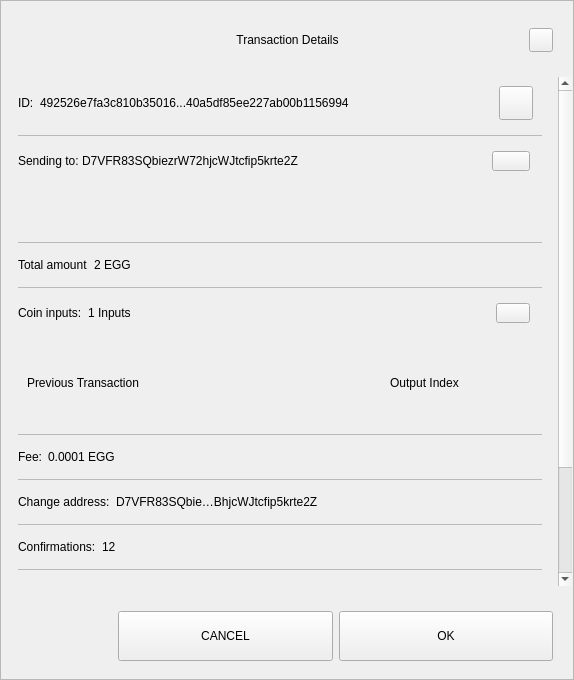
<?xml version="1.0" encoding="UTF-8"?>
<ui version="4.0">
 <class>TxDetailDialog</class>
 <widget class="QWidget" name="TxDetailDialog">
  <property name="geometry">
   <rect>
    <x>0</x>
    <y>0</y>
    <width>574</width>
    <height>680</height>
   </rect>
  </property>
  <property name="sizePolicy">
   <sizepolicy hsizetype="Preferred" vsizetype="Expanding">
    <horstretch>0</horstretch>
    <verstretch>0</verstretch>
   </sizepolicy>
  </property>
  <property name="minimumSize">
   <size>
    <width>574</width>
    <height>500</height>
   </size>
  </property>
  <property name="windowTitle">
   <string>Form</string>
  </property>
  <property name="styleSheet">
   <string notr="true"/>
  </property>
  <layout class="QVBoxLayout" name="verticalLayout_3">
   <property name="spacing">
    <number>0</number>
   </property>
   <property name="leftMargin">
    <number>0</number>
   </property>
   <property name="topMargin">
    <number>0</number>
   </property>
   <property name="rightMargin">
    <number>0</number>
   </property>
   <property name="bottomMargin">
    <number>0</number>
   </property>
   <item>
    <widget class="QFrame" name="frame">
     <property name="sizePolicy">
      <sizepolicy hsizetype="Preferred" vsizetype="Expanding">
       <horstretch>0</horstretch>
       <verstretch>0</verstretch>
      </sizepolicy>
     </property>
     <property name="styleSheet">
      <string notr="true"/>
     </property>
     <property name="frameShape">
      <enum>QFrame::StyledPanel</enum>
     </property>
     <property name="frameShadow">
      <enum>QFrame::Raised</enum>
     </property>
     <layout class="QVBoxLayout" name="verticalLayout">
      <property name="leftMargin">
       <number>0</number>
      </property>
      <property name="rightMargin">
       <number>0</number>
      </property>
      <item>
       <layout class="QHBoxLayout" name="horizontalLayout_3">
        <property name="spacing">
         <number>0</number>
        </property>
        <property name="leftMargin">
         <number>20</number>
        </property>
        <property name="topMargin">
         <number>10</number>
        </property>
        <property name="rightMargin">
         <number>20</number>
        </property>
        <item>
         <spacer name="horizontalSpacer_1">
          <property name="orientation">
           <enum>Qt::Horizontal</enum>
          </property>
          <property name="sizeHint" stdset="0">
           <size>
            <width>40</width>
            <height>20</height>
           </size>
          </property>
         </spacer>
        </item>
        <item>
         <widget class="QLabel" name="labelTitle">
          <property name="minimumSize">
           <size>
            <width>0</width>
            <height>40</height>
           </size>
          </property>
          <property name="maximumSize">
           <size>
            <width>16777215</width>
            <height>40</height>
           </size>
          </property>
          <property name="styleSheet">
           <string notr="true">padding-left:24px;</string>
          </property>
          <property name="text">
           <string>Transaction Details</string>
          </property>
          <property name="alignment">
           <set>Qt::AlignCenter</set>
          </property>
          <property name="margin">
           <number>7</number>
          </property>
         </widget>
        </item>
        <item>
         <spacer name="horizontalSpacer_2">
          <property name="orientation">
           <enum>Qt::Horizontal</enum>
          </property>
          <property name="sizeHint" stdset="0">
           <size>
            <width>40</width>
            <height>20</height>
           </size>
          </property>
         </spacer>
        </item>
        <item>
         <widget class="QPushButton" name="btnEsc">
          <property name="minimumSize">
           <size>
            <width>24</width>
            <height>24</height>
           </size>
          </property>
          <property name="maximumSize">
           <size>
            <width>24</width>
            <height>24</height>
           </size>
          </property>
          <property name="focusPolicy">
           <enum>Qt::NoFocus</enum>
          </property>
          <property name="text">
           <string/>
          </property>
         </widget>
        </item>
       </layout>
      </item>
      <item>
       <spacer name="verticalSpacer">
        <property name="orientation">
         <enum>Qt::Vertical</enum>
        </property>
        <property name="sizeType">
         <enum>QSizePolicy::Fixed</enum>
        </property>
        <property name="sizeHint" stdset="0">
         <size>
          <width>20</width>
          <height>10</height>
         </size>
        </property>
       </spacer>
      </item>
      <item>
       <widget class="QWidget" name="layoutScroll" native="true">
        <property name="minimumSize">
         <size>
          <width>0</width>
          <height>0</height>
         </size>
        </property>
        <layout class="QVBoxLayout" name="verticalLayout_4">
         <property name="leftMargin">
          <number>0</number>
         </property>
         <property name="topMargin">
          <number>0</number>
         </property>
         <property name="rightMargin">
          <number>0</number>
         </property>
         <item>
          <widget class="QScrollArea" name="scrollArea">
           <property name="styleSheet">
            <string notr="true">#scrollArea {
background:transparent;
}</string>
           </property>
           <property name="horizontalScrollBarPolicy">
            <enum>Qt::ScrollBarAlwaysOff</enum>
           </property>
           <property name="sizeAdjustPolicy">
            <enum>QAbstractScrollArea::AdjustIgnored</enum>
           </property>
           <property name="widgetResizable">
            <bool>true</bool>
           </property>
           <property name="alignment">
            <set>Qt::AlignLeading|Qt::AlignLeft|Qt::AlignTop</set>
           </property>
           <widget class="QWidget" name="scrollAreaWidgetContents">
            <property name="geometry">
             <rect>
              <x>0</x>
              <y>0</y>
              <width>556</width>
              <height>672</height>
             </rect>
            </property>
            <property name="autoFillBackground">
             <bool>false</bool>
            </property>
            <property name="styleSheet">
             <string notr="true">#scrollAreaWidgetContents {
background:transparent;
}</string>
            </property>
            <layout class="QVBoxLayout" name="verticalLayout_7">
             <property name="spacing">
              <number>0</number>
             </property>
             <property name="sizeConstraint">
              <enum>QLayout::SetDefaultConstraint</enum>
             </property>
             <property name="leftMargin">
              <number>0</number>
             </property>
             <property name="topMargin">
              <number>0</number>
             </property>
             <property name="rightMargin">
              <number>0</number>
             </property>
             <property name="bottomMargin">
              <number>0</number>
             </property>
             <item>
              <widget class="QWidget" name="content" native="true">
               <layout class="QVBoxLayout" name="verticalLayout_2">
                <property name="leftMargin">
                 <number>16</number>
                </property>
                <property name="topMargin">
                 <number>0</number>
                </property>
                <property name="rightMargin">
                 <number>16</number>
                </property>
                <item>
                 <widget class="QWidget" name="contentID" native="true">
                  <layout class="QHBoxLayout" name="horizontalLayout_12" stretch="0,1,0">
                   <property name="leftMargin">
                    <number>0</number>
                   </property>
                   <item>
                    <widget class="QLabel" name="labelId">
                     <property name="maximumSize">
                      <size>
                       <width>16777215</width>
                       <height>16777215</height>
                      </size>
                     </property>
                     <property name="text">
                      <string>ID:</string>
                     </property>
                    </widget>
                   </item>
                   <item>
                    <widget class="QLabel" name="textId">
                     <property name="text">
                      <string>492526e7fa3c810b35016...40a5df85ee227ab00b1156994</string>
                     </property>
                    </widget>
                   </item>
                   <item>
                    <widget class="QPushButton" name="pushCopy">
                     <property name="minimumSize">
                      <size>
                       <width>34</width>
                       <height>34</height>
                      </size>
                     </property>
                     <property name="maximumSize">
                      <size>
                       <width>34</width>
                       <height>34</height>
                      </size>
                     </property>
                     <property name="focusPolicy">
                      <enum>Qt::NoFocus</enum>
                     </property>
                     <property name="text">
                      <string/>
                     </property>
                     <property name="iconSize">
                      <size>
                       <width>24</width>
                       <height>24</height>
                      </size>
                     </property>
                    </widget>
                   </item>
                  </layout>
                 </widget>
                </item>
                <item>
                 <widget class="QLabel" name="labelDivider9">
                  <property name="maximumSize">
                   <size>
                    <width>16777215</width>
                    <height>1</height>
                   </size>
                  </property>
                  <property name="styleSheet">
                   <string notr="true">background-color:#bababa;</string>
                  </property>
                  <property name="text">
                   <string/>
                  </property>
                 </widget>
                </item>
                <item>
                 <widget class="QWidget" name="contentOutputs" native="true">
                  <layout class="QHBoxLayout" name="horizontalLayout_11" stretch="0,3,0">
                   <property name="spacing">
                    <number>0</number>
                   </property>
                   <property name="leftMargin">
                    <number>0</number>
                   </property>
                   <property name="rightMargin">
                    <number>12</number>
                   </property>
                   <item>
                    <widget class="QLabel" name="labelSend">
                     <property name="maximumSize">
                      <size>
                       <width>16777215</width>
                       <height>16777215</height>
                      </size>
                     </property>
                     <property name="text">
                      <string>Sending to: </string>
                     </property>
                    </widget>
                   </item>
                   <item>
                    <widget class="QLabel" name="textSend">
                     <property name="text">
                      <string>D7VFR83SQbiezrW72hjcWJtcfip5krte2Z </string>
                     </property>
                    </widget>
                   </item>
                   <item>
                    <widget class="QPushButton" name="pushOutputs">
                     <property name="minimumSize">
                      <size>
                       <width>34</width>
                       <height>20</height>
                      </size>
                     </property>
                     <property name="maximumSize">
                      <size>
                       <width>38</width>
                       <height>20</height>
                      </size>
                     </property>
                     <property name="focusPolicy">
                      <enum>Qt::NoFocus</enum>
                     </property>
                     <property name="styleSheet">
                      <string notr="true"/>
                     </property>
                     <property name="text">
                      <string/>
                     </property>
                    </widget>
                   </item>
                  </layout>
                 </widget>
                </item>
                <item>
                 <widget class="QScrollArea" name="outputsScrollArea">
                  <property name="minimumSize">
                   <size>
                    <width>0</width>
                    <height>50</height>
                   </size>
                  </property>
                  <property name="styleSheet">
                   <string notr="true">#outputsScrollArea {
background:transparent;
}</string>
                  </property>
                  <property name="widgetResizable">
                   <bool>true</bool>
                  </property>
                  <widget class="QWidget" name="container_outputs_base">
                   <property name="geometry">
                    <rect>
                     <x>0</x>
                     <y>0</y>
                     <width>522</width>
                     <height>48</height>
                    </rect>
                   </property>
                   <property name="styleSheet">
                    <string notr="true">#container_outputs_base {
background:transparent;
}</string>
                   </property>
                  </widget>
                 </widget>
                </item>
                <item>
                 <widget class="QLabel" name="labelDivider8">
                  <property name="maximumSize">
                   <size>
                    <width>16777215</width>
                    <height>1</height>
                   </size>
                  </property>
                  <property name="styleSheet">
                   <string notr="true">background-color:#bababa;</string>
                  </property>
                  <property name="text">
                   <string/>
                  </property>
                 </widget>
                </item>
                <item>
                 <widget class="QWidget" name="contentAmount" native="true">
                  <layout class="QHBoxLayout" name="horizontalLayout_4" stretch="0,1">
                   <property name="leftMargin">
                    <number>0</number>
                   </property>
                   <item>
                    <widget class="QLabel" name="labelAmount">
                     <property name="maximumSize">
                      <size>
                       <width>16777215</width>
                       <height>16777215</height>
                      </size>
                     </property>
                     <property name="text">
                      <string>Total amount</string>
                     </property>
                    </widget>
                   </item>
                   <item>
                    <widget class="QLabel" name="textAmount">
                     <property name="text">
                      <string>2 EGG</string>
                     </property>
                    </widget>
                   </item>
                  </layout>
                 </widget>
                </item>
                <item>
                 <widget class="QLabel" name="labelDivider6">
                  <property name="maximumSize">
                   <size>
                    <width>16777215</width>
                    <height>1</height>
                   </size>
                  </property>
                  <property name="styleSheet">
                   <string notr="true">background-color:#bababa;</string>
                  </property>
                  <property name="text">
                   <string/>
                  </property>
                 </widget>
                </item>
                <item>
                 <widget class="QWidget" name="contentInputs" native="true">
                  <layout class="QHBoxLayout" name="horizontalLayout" stretch="0,2,0">
                   <property name="leftMargin">
                    <number>0</number>
                   </property>
                   <property name="rightMargin">
                    <number>12</number>
                   </property>
                   <item>
                    <widget class="QLabel" name="labelInputs">
                     <property name="sizePolicy">
                      <sizepolicy hsizetype="Minimum" vsizetype="Preferred">
                       <horstretch>0</horstretch>
                       <verstretch>0</verstretch>
                      </sizepolicy>
                     </property>
                     <property name="maximumSize">
                      <size>
                       <width>16777215</width>
                       <height>16777215</height>
                      </size>
                     </property>
                     <property name="text">
                      <string>Coin inputs:</string>
                     </property>
                    </widget>
                   </item>
                   <item>
                    <widget class="QLabel" name="textInputs">
                     <property name="text">
                      <string>1 Inputs</string>
                     </property>
                    </widget>
                   </item>
                   <item>
                    <widget class="QPushButton" name="pushInputs">
                     <property name="maximumSize">
                      <size>
                       <width>34</width>
                       <height>20</height>
                      </size>
                     </property>
                     <property name="focusPolicy">
                      <enum>Qt::NoFocus</enum>
                     </property>
                     <property name="styleSheet">
                      <string notr="true"/>
                     </property>
                     <property name="text">
                      <string/>
                     </property>
                    </widget>
                   </item>
                  </layout>
                 </widget>
                </item>
                <item>
                 <widget class="QFrame" name="gridInputs">
                  <property name="sizePolicy">
                   <sizepolicy hsizetype="Preferred" vsizetype="MinimumExpanding">
                    <horstretch>0</horstretch>
                    <verstretch>0</verstretch>
                   </sizepolicy>
                  </property>
                  <property name="minimumSize">
                   <size>
                    <width>0</width>
                    <height>90</height>
                   </size>
                  </property>
                  <layout class="QGridLayout" name="gridLayoutInput" columnstretch="5,2" rowminimumheight="0">
                   <property name="sizeConstraint">
                    <enum>QLayout::SetMaximumSize</enum>
                   </property>
                   <property name="verticalSpacing">
                    <number>0</number>
                   </property>
                   <item row="0" column="0" alignment="Qt::AlignLeft">
                    <widget class="QLabel" name="labelTitlePrevTx">
                     <property name="text">
                      <string>Previous Transaction</string>
                     </property>
                    </widget>
                   </item>
                   <item row="0" column="1" alignment="Qt::AlignLeft">
                    <widget class="QLabel" name="labelOutputIndex">
                     <property name="text">
                      <string>Output Index</string>
                     </property>
                     <property name="alignment">
                      <set>Qt::AlignCenter</set>
                     </property>
                    </widget>
                   </item>
                  </layout>
                 </widget>
                </item>
                <item>
                 <widget class="QLabel" name="labelDivider1">
                  <property name="maximumSize">
                   <size>
                    <width>16777215</width>
                    <height>1</height>
                   </size>
                  </property>
                  <property name="styleSheet">
                   <string notr="true">background-color:#bababa;</string>
                  </property>
                  <property name="text">
                   <string/>
                  </property>
                 </widget>
                </item>
                <item>
                 <widget class="QWidget" name="contentFee" native="true">
                  <layout class="QHBoxLayout" name="horizontalLayout_7" stretch="0,1">
                   <property name="leftMargin">
                    <number>0</number>
                   </property>
                   <item>
                    <widget class="QLabel" name="labelFee">
                     <property name="maximumSize">
                      <size>
                       <width>16777215</width>
                       <height>16777215</height>
                      </size>
                     </property>
                     <property name="text">
                      <string>Fee:</string>
                     </property>
                    </widget>
                   </item>
                   <item>
                    <widget class="QLabel" name="textFee">
                     <property name="text">
                      <string>0.0001 EGG</string>
                     </property>
                    </widget>
                   </item>
                  </layout>
                 </widget>
                </item>
                <item>
                 <widget class="QLabel" name="labelDivider2">
                  <property name="maximumSize">
                   <size>
                    <width>16777215</width>
                    <height>1</height>
                   </size>
                  </property>
                  <property name="styleSheet">
                   <string notr="true">background-color:#bababa;</string>
                  </property>
                  <property name="text">
                   <string/>
                  </property>
                 </widget>
                </item>
                <item>
                 <widget class="QWidget" name="contentChangeAddress" native="true">
                  <layout class="QHBoxLayout" name="horizontalLayout_6" stretch="0,1">
                   <property name="leftMargin">
                    <number>0</number>
                   </property>
                   <item>
                    <widget class="QLabel" name="labelChange">
                     <property name="maximumSize">
                      <size>
                       <width>16777215</width>
                       <height>16777215</height>
                      </size>
                     </property>
                     <property name="text">
                      <string>Change address:</string>
                     </property>
                    </widget>
                   </item>
                   <item>
                    <widget class="QLabel" name="textChange">
                     <property name="text">
                      <string>D7VFR83SQbie…BhjcWJtcfip5krte2Z </string>
                     </property>
                    </widget>
                   </item>
                  </layout>
                 </widget>
                </item>
                <item>
                 <widget class="QLabel" name="labelDivider4">
                  <property name="maximumSize">
                   <size>
                    <width>16777215</width>
                    <height>1</height>
                   </size>
                  </property>
                  <property name="styleSheet">
                   <string notr="true">background-color:#bababa;</string>
                  </property>
                  <property name="text">
                   <string/>
                  </property>
                 </widget>
                </item>
                <item>
                 <widget class="QWidget" name="contentConfirmations" native="true">
                  <layout class="QHBoxLayout" name="horizontalLayout_8" stretch="0,1">
                   <property name="leftMargin">
                    <number>0</number>
                   </property>
                   <item>
                    <widget class="QLabel" name="labelConfirmations">
                     <property name="maximumSize">
                      <size>
                       <width>16777215</width>
                       <height>16777215</height>
                      </size>
                     </property>
                     <property name="text">
                      <string>Confirmations:</string>
                     </property>
                    </widget>
                   </item>
                   <item>
                    <widget class="QLabel" name="textConfirmations">
                     <property name="text">
                      <string>12</string>
                     </property>
                    </widget>
                   </item>
                  </layout>
                 </widget>
                </item>
                <item>
                 <widget class="QLabel" name="labelDivider7">
                  <property name="maximumSize">
                   <size>
                    <width>16777215</width>
                    <height>1</height>
                   </size>
                  </property>
                  <property name="styleSheet">
                   <string notr="true">background-color:#bababa;</string>
                  </property>
                  <property name="text">
                   <string/>
                  </property>
                 </widget>
                </item>
                <item>
                 <widget class="QWidget" name="contentSize" native="true">
                  <layout class="QHBoxLayout" name="horizontalLayout_9" stretch="0,1">
                   <property name="leftMargin">
                    <number>0</number>
                   </property>
                   <item>
                    <widget class="QLabel" name="labelSize">
                     <property name="maximumSize">
                      <size>
                       <width>16777215</width>
                       <height>16777215</height>
                      </size>
                     </property>
                     <property name="text">
                      <string>Size:</string>
                     </property>
                    </widget>
                   </item>
                   <item>
                    <widget class="QLabel" name="textSize">
                     <property name="text">
                      <string>2 kB</string>
                     </property>
                    </widget>
                   </item>
                  </layout>
                 </widget>
                </item>
                <item>
                 <widget class="QLabel" name="labelDivider3">
                  <property name="maximumSize">
                   <size>
                    <width>16777215</width>
                    <height>1</height>
                   </size>
                  </property>
                  <property name="styleSheet">
                   <string notr="true">background-color:#bababa;</string>
                  </property>
                  <property name="text">
                   <string/>
                  </property>
                 </widget>
                </item>
                <item>
                 <widget class="QWidget" name="contentDate" native="true">
                  <layout class="QHBoxLayout" name="horizontalLayout_5" stretch="0,1">
                   <property name="leftMargin">
                    <number>0</number>
                   </property>
                   <item>
                    <widget class="QLabel" name="labelDate">
                     <property name="maximumSize">
                      <size>
                       <width>16777215</width>
                       <height>16777215</height>
                      </size>
                     </property>
                     <property name="text">
                      <string>Date:</string>
                     </property>
                    </widget>
                   </item>
                   <item>
                    <widget class="QLabel" name="textDate">
                     <property name="text">
                      <string>May 25, 2017</string>
                     </property>
                    </widget>
                   </item>
                  </layout>
                 </widget>
                </item>
                <item>
                 <widget class="QLabel" name="labelDivider5">
                  <property name="maximumSize">
                   <size>
                    <width>16777215</width>
                    <height>1</height>
                   </size>
                  </property>
                  <property name="styleSheet">
                   <string notr="true">background-color:#bababa;</string>
                  </property>
                  <property name="text">
                   <string/>
                  </property>
                 </widget>
                </item>
                <item>
                 <widget class="QWidget" name="contentStatus" native="true">
                  <layout class="QHBoxLayout" name="horizontalLayout_10" stretch="0,1">
                   <property name="leftMargin">
                    <number>0</number>
                   </property>
                   <item>
                    <widget class="QLabel" name="labelStatus">
                     <property name="maximumSize">
                      <size>
                       <width>16777215</width>
                       <height>16777215</height>
                      </size>
                     </property>
                     <property name="text">
                      <string>Status:</string>
                     </property>
                    </widget>
                   </item>
                   <item>
                    <widget class="QLabel" name="textStatus">
                     <property name="text">
                      <string>Spendable</string>
                     </property>
                    </widget>
                   </item>
                  </layout>
                 </widget>
                </item>
                <item>
                 <spacer name="verticalSpacer_2">
                  <property name="orientation">
                   <enum>Qt::Vertical</enum>
                  </property>
                  <property name="sizeType">
                   <enum>QSizePolicy::Expanding</enum>
                  </property>
                  <property name="sizeHint" stdset="0">
                   <size>
                    <width>20</width>
                    <height>10</height>
                   </size>
                  </property>
                 </spacer>
                </item>
                <item>
                 <widget class="QLabel" name="labelWarning">
                  <property name="text">
                   <string>TextLabel</string>
                  </property>
                  <property name="alignment">
                   <set>Qt::AlignCenter</set>
                  </property>
                 </widget>
                </item>
               </layout>
              </widget>
             </item>
            </layout>
           </widget>
          </widget>
         </item>
        </layout>
       </widget>
      </item>
      <item>
       <widget class="QWidget" name="containerButtons" native="true">
        <layout class="QHBoxLayout" name="horizontalLayout1" stretch="1,2,2">
         <property name="leftMargin">
          <number>10</number>
         </property>
         <property name="rightMargin">
          <number>20</number>
         </property>
         <item>
          <spacer name="horizontalSpacer_3">
           <property name="orientation">
            <enum>Qt::Horizontal</enum>
           </property>
           <property name="sizeHint" stdset="0">
            <size>
             <width>40</width>
             <height>20</height>
            </size>
           </property>
          </spacer>
         </item>
         <item>
          <widget class="QPushButton" name="btnCancel">
           <property name="minimumSize">
            <size>
             <width>200</width>
             <height>50</height>
            </size>
           </property>
           <property name="focusPolicy">
            <enum>Qt::NoFocus</enum>
           </property>
           <property name="text">
            <string>CANCEL</string>
           </property>
          </widget>
         </item>
         <item>
          <widget class="QPushButton" name="btnSave">
           <property name="minimumSize">
            <size>
             <width>200</width>
             <height>50</height>
            </size>
           </property>
           <property name="focusPolicy">
            <enum>Qt::NoFocus</enum>
           </property>
           <property name="text">
            <string>OK</string>
           </property>
          </widget>
         </item>
        </layout>
       </widget>
      </item>
     </layout>
    </widget>
   </item>
  </layout>
 </widget>
 <resources/>
 <connections/>
</ui>
